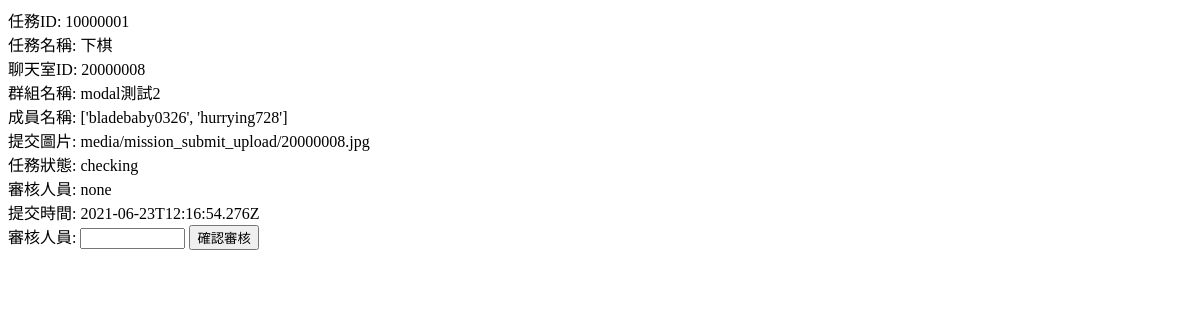
Page /manager on the earlier database version.
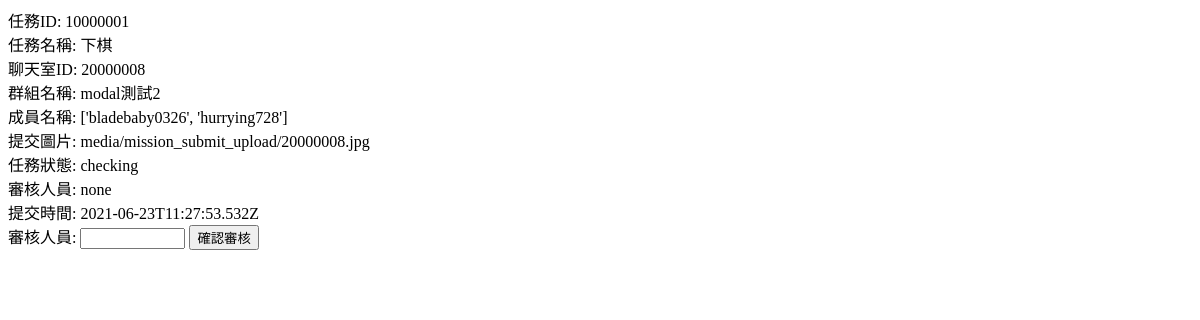
Same page on the later database version.
### backend/models.py (models this page shows)
class Mission_submission(models.Model):
    mission_ID = models.CharField(max_length=100)
    mission_name = models.TextField()
    chatroom_ID = models.CharField(max_length=100)
    group_name = models.TextField()
    member_ID = models.TextField() #List
    submission_pic = models.TextField()
    check_status = models.CharField(max_length=100)
    check_preson = models.TextField()
    time = models.DateTimeField(auto_now_add=True)

### backend/views.py (the view)
# urls.py: path('manager', backend.manager_page),
def manager_page(request):
    mission_submission = Mission_submission.objects.filter(check_status="checking")
    mission_submission = core_serializers.serialize("json", mission_submission)
    mission_submission = json.loads(mission_submission)
    return render(request, 'manager.html', {
        "mission_submission" : mission_submission
    })

### templates/manager.html (shortened to what this page needs)
<!DOCTYPE html>
<html>
    <head>
    </head>
    <body>
        {% for submission in mission_submission %}
            <div>
                任務ID: {{submission.fields.mission_ID}}<br>
                任務名稱: {{submission.fields.mission_name}}<br>
                聊天室ID: {{submission.fields.chatroom_ID}}<br>
                群組名稱: {{submission.fields.group_name}}<br>
                成員名稱: {{submission.fields.member_ID}}<br>
                提交圖片: {{submission.fields.submission_pic}}<br>
                任務狀態: {{submission.fields.check_status}}<br>
                審核人員: {{submission.fields.check_preson}}<br>
                提交時間: {{submission.fields.time}}<br>
                審核人員: <input id = "{{ submission.fields.chatroom_ID }}_check_person" type="text" size="10" >
                <button id="{{ submission.fields.chatroom_ID }}" onclick="ok(this.id)">確認審核</button>
            </div><br><br>
        {% endfor %}
    </body>
</html>

Differences in the rows shown:
changed Mission_submission "下棋": fields.time "2021-06-23T12:16:54.276Z" → "2021-06-23T11:27:53.532Z"
